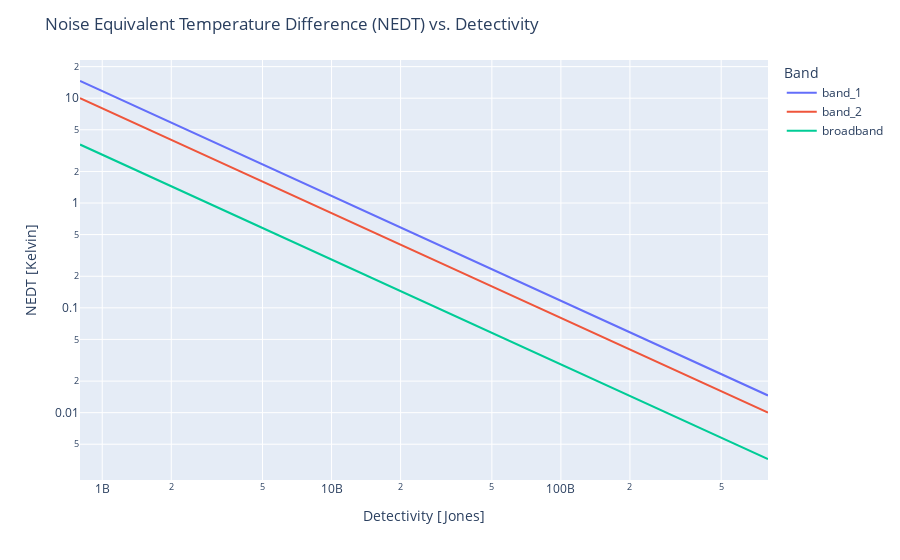

Notebook code cell kept with this figure:
### Code cell
px.line(NEDT_df, x='detectivity', y=['band_1', 'band_2', 'broadband'], log_x=True, log_y=True).update_layout(
    title_text = "Noise Equivalent Temperature Difference (NEDT) vs. Detectivity",
    # subtitle_text = "test",
    xaxis_title = "Detectivity [Jones]",
    yaxis_title = "NEDT [Kelvin]",
    legend_title = "Band",
)

### Figure 1 — Plotly figure (JSON) as saved in the notebook; plotly's stock layout.template omitted (floating-point values rounded to 4 significant figures)
{"data": [{"hovertemplate": "variable=band_1<br>detectivity=%{x}<br>value=%{y}<extra></extra>", "legendgroup": "band_1", "line": {"color": "#636efa", "dash": "solid"}, "mode": "lines", "name": "band_1", "orientation": "v", "showlegend": true, "type": "scatter", "x": [800000000, 2000000000, 8000000000, 20000000000, 80000000000, 200000000000, 800000000000], "xaxis": "x", "y": [14.59, 5.835, 1.459, 0.5835, 0.1459, 0.05835, 0.01459], "yaxis": "y"}, {"hovertemplate": "variable=band_2<br>detectivity=%{x}<br>value=%{y}<extra></extra>", "legendgroup": "band_2", "line": {"color": "#EF553B", "dash": "solid"}, "mode": "lines", "name": "band_2", "orientation": "v", "showlegend": true, "type": "scatter", "x": [800000000, 2000000000, 8000000000, 20000000000, 80000000000, 200000000000, 800000000000], "xaxis": "x", "y": [10.02, 4.006, 1.002, 0.4006, 0.1002, 0.04006, 0.01002], "yaxis": "y"}, {"hovertemplate": "variable=broadband<br>detectivity=%{x}<br>value=%{y}<extra></extra>", "legendgroup": "broadband", "line": {"color": "#00cc96", "dash": "solid"}, "mode": "lines", "name": "broadband", "orientation": "v", "showlegend": true, "type": "scatter", "x": [800000000, 2000000000, 8000000000, 20000000000, 80000000000, 200000000000, 800000000000], "xaxis": "x", "y": [3.614, 1.446, 0.3614, 0.1446, 0.03614, 0.01446, 0.003614], "yaxis": "y"}], "layout": {"legend": {"title": {"text": "Band"}, "tracegroupgap": 0}, "margin": {"t": 60}, "title": {"text": "Noise Equivalent Temperature Difference (NEDT) vs. Detectivity"}, "xaxis": {"anchor": "y", "domain": [0, 1], "title": {"text": "Detectivity [Jones]"}, "type": "log"}, "yaxis": {"anchor": "x", "domain": [0, 1], "title": {"text": "NEDT [Kelvin]"}, "type": "log"}}}
